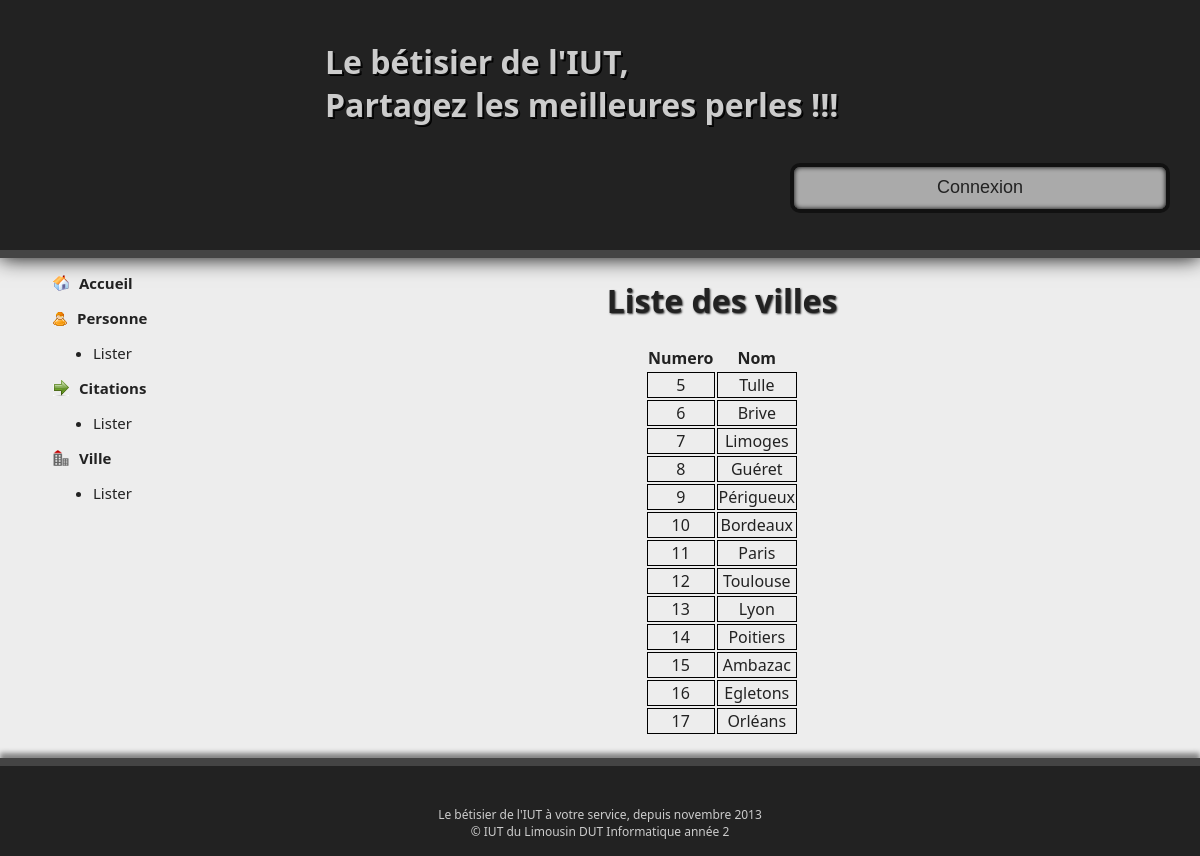
The app's page /index.php?page=8 with its own data.
### tables this page shows
CREATE TABLE IF NOT EXISTS `ville` (
`vil_num` int(11) NOT NULL,
  `vil_nom` varchar(100) NOT NULL
);

### classes/Autoloader.class.php (called while the page is built, shortened)
<?php
class Autoloader
{
    static function autoload($class){
        if (strpos($class, __NAMESPACE__ . '\\') === 0){
            $class = str_replace(__NAMESPACE__ . '\\', '', $class);
            $class = str_replace('\\', '/', $class);
        }
    }
}

### classes/App.class.php (called while the page is built, shortened)
<?php
class App{
    private static $database;
    public static function getDb(){
        if(self::$database === null){
            self::$database = new Database();
        }
        return self::$database;
    }
}
?>

### classes/Database.class.php (called while the page is built, shortened)
<?php
class Database
{
    private $pdo;
    public function getPDO(){
        if ($this->pdo === null) {
            $pdo = new PDO('mysql:dbname=' . DBNAME . ';host=' . DBHOST.';charset=utf8', DBUSER, DBPASSWD);
            $pdo->setAttribute(PDO::ATTR_ERRMODE, PDO::ERRMODE_EXCEPTION);
            $this->pdo = $pdo;
        }
        return $this->pdo;
    }
    public function query($statement, $one = false){
        $req = $this->getPDO()->query($statement);
        if ($one){
            $data = $req->fetch(PDO::FETCH_OBJ);
        }else{
            $data = $req->fetchAll(PDO::FETCH_OBJ);
        }
        return $data;
    }
}

### classes/UTI/VilleManager.class.php (called while the page is built, shortened)
<?php
class VilleManager
{
    public function getAllVille()
    {
        return App::getDb()->query('SELECT vil_num, vil_nom FROM ville');
    }
}
?>

### include/pages/listerVilles.inc.php (the view, shortened to what this page needs)
<h1>Liste des villes</h1>
<table id="listVilles">
<tr>
<th>Numero</th>
<th>Nom</th>
</tr>
<?php
$managerVille = new UTI\VilleManager();
$villes = $managerVille->getAllVille();
foreach ($villes as $ville) {
?>
	<tr>
		<td><?php echo $ville->vil_num ?></td>
		<td><?php echo $ville->vil_nom ?></td>
	</tr>
<?php
}
?>
</table>
<br>

### css/stylesheet.css (style rules this page uses)
body { background-color:#222222; color: black; font-family: "Segoe UI", Verdana, serif; font-size:12pt; margin:0; padding:0; position:relative; }
h1 { text-shadow:1px 1px 2px #333333; }
td { border: 1px solid black; }
table { margin-left: auto; margin-right: auto; }

### records on screen
ville: vil_num "5", vil_nom "Tulle"
ville: vil_num "6", vil_nom "Brive"
ville: vil_num "7", vil_nom "Limoges"
ville: vil_num "8", vil_nom "Guéret"
ville: vil_num "9", vil_nom "Périgueux"
ville: vil_num "10", vil_nom "Bordeaux"
ville: vil_num "11", vil_nom "Paris"
ville: vil_num "12", vil_nom "Toulouse"
ville: vil_num "13", vil_nom "Lyon"
ville: vil_num "14", vil_nom "Poitiers"
ville: vil_num "15", vil_nom "Ambazac"
ville: vil_num "16", vil_nom "Egletons"
ville: vil_num "17", vil_nom "Orléans"
